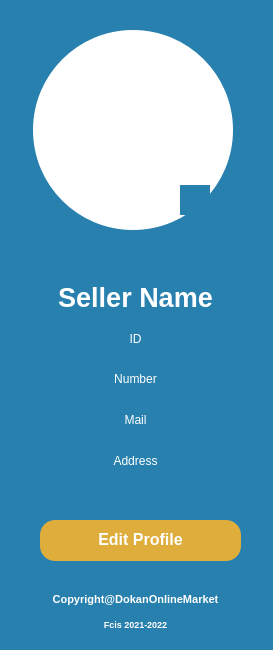
       <widget class="QFrame" name="frm1_Info_5">
        <property name="geometry">
         <rect>
          <x>17</x>
          <y>120</y>
          <width>273</width>
          <height>650</height>
         </rect>
        </property>
        <property name="autoFillBackground">
         <bool>false</bool>
        </property>
        <property name="styleSheet">
         <string notr="true">*{
 background-color:#2880AE;
 opacity:0.5; 
 border-radius: 25px;
 }</string>
        </property>
        <property name="frameShape">
         <enum>QFrame::StyledPanel</enum>
        </property>
        <property name="frameShadow">
         <enum>QFrame::Raised</enum>
        </property>
        <widget class="QPushButton" name="btn_frm1_EditProfile_5">
         <property name="geometry">
          <rect>
           <x>40</x>
           <y>520</y>
           <width>201</width>
           <height>41</height>
          </rect>
         </property>
         <property name="font">
          <font>
           <family>Segoe UI</family>
           <pointsize>12</pointsize>
           <italic>false</italic>
           <bold>true</bold>
          </font>
         </property>
         <property name="cursor">
          <cursorShape>PointingHandCursor</cursorShape>
         </property>
         <property name="styleSheet">
          <string notr="true">*{
 color: #ffffff;
 background-color: #dead3b;
 border-radius: 15px;
 font: 700 12pt &quot;Segoe UI&quot;;
 padding: -3 0 0 0px;
 }
 </string>
         </property>
         <property name="text">
          <string>Edit Profile</string>
         </property>
        </widget>
        <widget class="QLabel" name="lb_frm1_img_5">
         <property name="geometry">
          <rect>
           <x>33</x>
           <y>30</y>
           <width>200</width>
           <height>200</height>
          </rect>
         </property>
         <property name="styleSheet">
          <string notr="true">*{
 background-color: #ffffff;
 border-radius: 100px;
 }
 </string>
         </property>
         <property name="text">
          <string/>
         </property>
         <property name="pixmap">
          <pixmap resource="Resources.qrc">:/img/assets/img/icons/icons8-circled-user-male-skin-type-7-96.png</pixmap>
         </property>
         <property name="scaledContents">
          <bool>true</bool>
         </property>
        </widget>
        <widget class="QWidget" name="layoutWidget_4">
         <property name="geometry">
          <rect>
           <x>10</x>
           <y>280</y>
           <width>251</width>
           <height>198</height>
          </rect>
         </property>
         <layout class="QVBoxLayout" name="verticalLayout_10">
          <item>
           <widget class="QLabel" name="lb_frm1_Name_5">
            <property name="font">
             <font>
              <family>Segoe UI</family>
              <pointsize>20</pointsize>
              <italic>false</italic>
              <bold>true</bold>
             </font>
            </property>
            <property name="styleSheet">
             <string notr="true">color: rgb(255, 255, 255);
  font: 700 20pt &quot;Segoe UI&quot;;</string>
            </property>
            <property name="text">
             <string>Seller Name</string>
            </property>
            <property name="alignment">
             <set>Qt::AlignCenter</set>
            </property>
           </widget>
          </item>
          <item>
           <widget class="QLabel" name="lb_frm1_ID_5">
            <property name="styleSheet">
             <string notr="true">color: rgb(255, 255, 255);
  font: 700 14pt &quot;Segoe UI&quot;;</string>
            </property>
            <property name="text">
             <string>ID</string>
            </property>
            <property name="alignment">
             <set>Qt::AlignCenter</set>
            </property>
           </widget>
          </item>
          <item>
           <widget class="QLabel" name="lb_frm1_phone_5">
            <property name="styleSheet">
             <string notr="true">color: rgb(255, 255, 255);
  font: 700 14pt &quot;Segoe UI&quot;;</string>
            </property>
            <property name="text">
             <string>Number</string>
            </property>
            <property name="alignment">
             <set>Qt::AlignCenter</set>
            </property>
           </widget>
          </item>
          <item>
           <widget class="QLabel" name="lb_frm1_mail_5">
            <property name="styleSheet">
             <string notr="true">color: rgb(255, 255, 255);
  font: 700 14pt &quot;Segoe UI&quot;;</string>
            </property>
            <property name="text">
             <string>Mail</string>
            </property>
            <property name="alignment">
             <set>Qt::AlignCenter</set>
            </property>
           </widget>
          </item>
          <item>
           <widget class="QLabel" name="lb_frm1_address_5">
            <property name="styleSheet">
             <string notr="true">color: rgb(255, 255, 255);
  font: 700 14pt &quot;Segoe UI&quot;;</string>
            </property>
            <property name="text">
             <string>Address</string>
            </property>
            <property name="alignment">
             <set>Qt::AlignCenter</set>
            </property>
           </widget>
          </item>
         </layout>
        </widget>
        <widget class="QWidget" name="layoutWidget">
         <property name="geometry">
          <rect>
           <x>20</x>
           <y>590</y>
           <width>231</width>
           <height>43</height>
          </rect>
         </property>
         <layout class="QVBoxLayout" name="verticalLayout_11">
          <item>
           <widget class="QLabel" name="lb_frm1_Copyrights1_5">
            <property name="enabled">
             <bool>true</bool>
            </property>
            <property name="font">
             <font>
              <family>Segoe UI</family>
              <pointsize>8</pointsize>
              <italic>false</italic>
              <bold>true</bold>
             </font>
            </property>
            <property name="styleSheet">
             <string notr="true">color: rgb(255, 255, 255);
  font: 700 8pt &quot;Segoe UI&quot;;</string>
            </property>
            <property name="text">
             <string>Copyright@DokanOnlineMarket</string>
            </property>
            <property name="alignment">
             <set>Qt::AlignCenter</set>
            </property>
           </widget>
          </item>
          <item>
           <widget class="QLabel" name="lb_frm1_Copyrights2_5">
            <property name="font">
             <font>
              <family>Segoe UI</family>
              <pointsize>7</pointsize>
              <italic>false</italic>
              <bold>true</bold>
             </font>
            </property>
            <property name="styleSheet">
             <string notr="true">color: rgb(255, 255, 255);
  font: 700 7pt &quot;Segoe UI&quot;;</string>
            </property>
            <property name="text">
             <string>Fcis 2021-2022</string>
            </property>
            <property name="alignment">
             <set>Qt::AlignCenter</set>
            </property>
           </widget>
          </item>
         </layout>
        </widget>
        <widget class="QLabel" name="lb_frm1_VerifiedBadge_5">
         <property name="geometry">
          <rect>
           <x>180</x>
           <y>185</y>
           <width>30</width>
           <height>30</height>
          </rect>
         </property>
         <property name="text">
          <string/>
         </property>
         <property name="pixmap">
          <pixmap resource="Resources.qrc">:/img/assets/img/icons/icons8-verified-badge-96.png</pixmap>
         </property>
         <property name="scaledContents">
          <bool>true</bool>
         </property>
        </widget>
       </widget>
